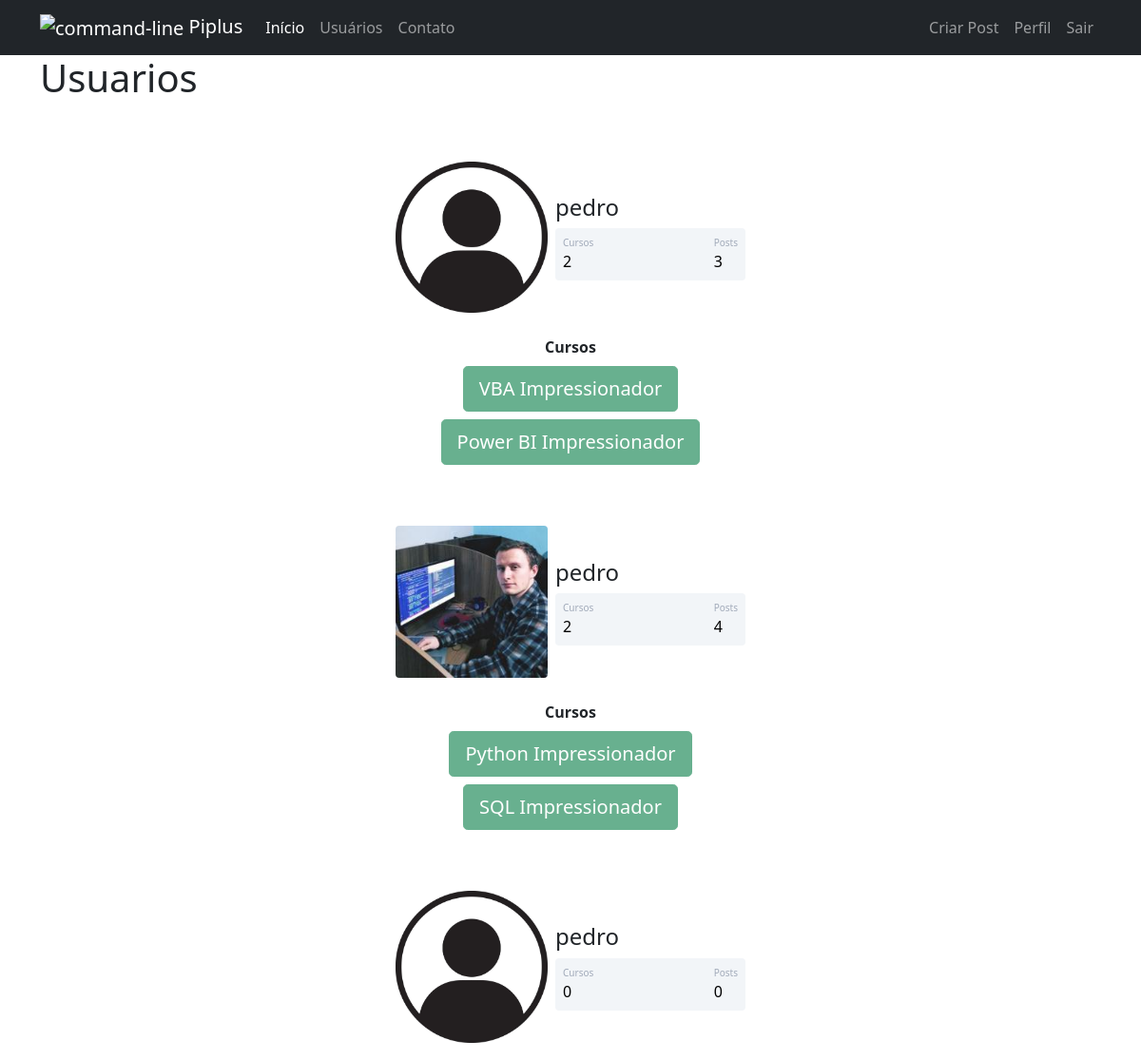
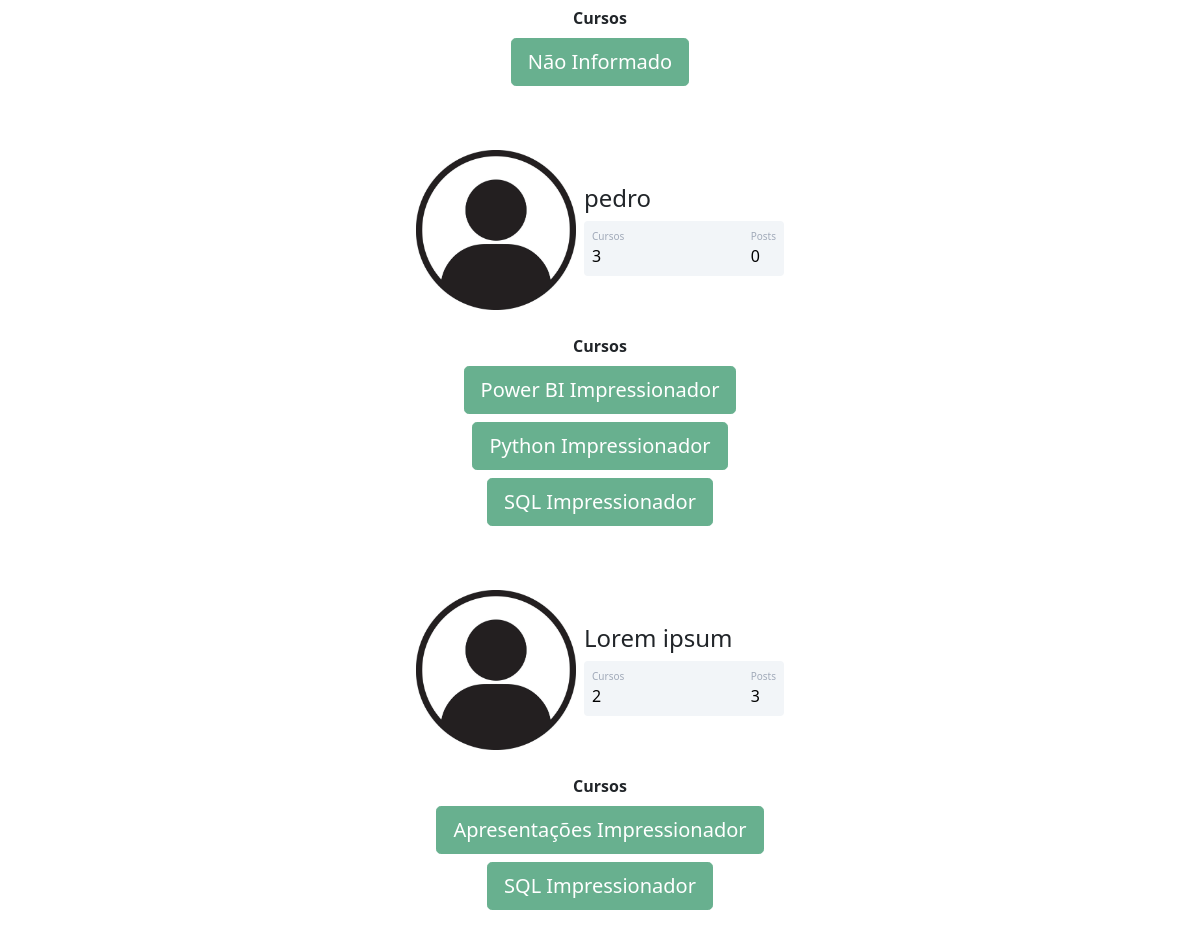
The app's page /usuarios (signed in) with its own data (2 pictures, top to bottom).
### Piplus/models.py (models this page shows)
class Usuario(database.Model, UserMixin):
    id = database.Column(database.Integer, primary_key=True)
    username = database.Column(database.String, nullable=False)
    email = database.Column(database.String, nullable=False, unique=True)
    senha = database.Column(database.String, nullable=False)
    foto_perfil = database.Column(database.String, default='default.jpg')
    posts = database.relationship('Post', backref='autor', lazy=True)
    cursos = database.Column(database.String, nullable=False, default='Não Informado')
    def contar_posts(self):
        return len(self.posts)

### Piplus/routes.py (the view)
@app.route("/usuarios")
@login_required
def usuarios():
    lista_usuarios = Usuario.query.all()
    return render_template('usuarios.html', lista_usuarios=lista_usuarios)

### Piplus/models.py (called while the page is built)
@login_manager.user_loader
def load_usuario(id_usuario):
    return Usuario.query.get(int(id_usuario))

### Piplus/templates/usuarios.html (shortened to what this page needs)
{% extends 'base.html' %}
{% block body %}
    <div class="container">
        <h1>Usuarios</h1>
        {% for usuario in lista_usuarios %}
            <div class="container mt-5 d-flex justify-content-center">
                <div class="card p-3">
                    <div class="d-flex align-items-center">
                        <div class="image pe-2">
                            <img src="{{ url_for("static", filename="fotos_perfil/{}".format(usuario.foto_perfil)) }}" class="rounded" width="160" >
                        </div>
                    <div class="ml-3 w-100">
                    <h4 class="mb-0 mt-0">{{ usuario.username }}</h4>
                    <div class="p-2 mt-2 bg-primary d-flex justify-content-between rounded text-white stats">
                        {% if usuario.cursos == 'Não Informado' %}
                            <div class="d-flex flex-column">
                                <span class="articles">Cursos</span>
                                <span class="number1">0</span>
                            </div>
                        {% else %}
                            <div class="d-flex flex-column">
                                <span class="articles">Cursos</span>
                                <span class="number1">{{ usuario.cursos.count(';') + 1 }}</span>
                            </div>
                        {% endif %}
                        <div class="d-flex flex-column">
                            <span class="followers">Posts</span>
                            <span class="number2">{{ usuario.contar_posts() }}</span>
                        </div>
                    </div>
                    </div>
                    </div>
                </div>
            </div>
            <div class="row justify-content-center">
                <div class="col col-4 mt-2" style="text-align: center;">
                    <strong> Cursos </strong><br>
                    {% for curso in usuario.cursos.split(';') %}
                        <button type="button" class="btn btn-lg btn-success mt-2" disabled>{{ curso }}</button>
                    {% endfor %}
                </div>
            </div>
        {% endfor %}
    </div>
{% endblock %}

### Piplus/templates/base.html (shortened to what this page needs)
<!DOCTYPE html>
<html lang="en">
<head>
    <link href="https://cdn.jsdelivr.net/npm/bootstrap@5.0.2/dist/css/bootstrap.min.css" rel="stylesheet">
    <link rel="stylesheet" type="text/css" href="{{url_for('static', filename='main.css')}}"
    {% block head %}
    {% endblock  %}
</head>
<body class="bg-white">
    {% include  'navbar.html' %}
    {% block body  %}
    {% endblock %}
</body>
</html>

### Piplus/templates/navbar.html (shortened to what this page needs)
<nav class="navbar navbar-expand-lg navbar-dark bg-dark">
    <div class="container-fluid container">
    <a class="navbar-brand" href="{{ url_for('home') }}">
        <img width="48" height="48" src="https://img.icons8.com/color/48/command-line.png" alt="command-line"/>
        Piplus
    </a>
    <div class="collapse navbar-collapse" id="navbarSupportedContent">
        <ul class="navbar-nav me-auto mb-2 mb-lg-0">
        <li class="nav-item">
            <a class="nav-link active" aria-current="page" href="{{ url_for('home') }}">Início</a>
        </li>
        <li class="nav-item">
            <a class="nav-link" href="{{ url_for('usuarios') }}">Usuários</a>
        </li>
        <li class="nav-item">
            <a class="nav-link" href="{{ url_for('contatos') }}">Contato</a>
        </li>
        </ul>
        <ul class="navbar-nav">
            {% if current_user.is_authenticated %}
                <li class="nav-item">
                    <a class="nav-link" href="{{ url_for('criar_post') }}">Criar Post</a>
                </li>
                <li class="nav-item">
                    <a class="nav-link" href="{{ url_for('perfil') }}">Perfil</a>
                </li>
                <li class="nav-item">
                    <a class="nav-link" href="{{ url_for('sair') }}">Sair</a>
                </li>
            {% endif %}
        </ul>
    </div>
    </div>
</nav>

### Piplus/static/main.css (style rules this page uses)
.card { width: 400px; border: none; border-radius: 10px; background-color: #fff; }
.stats { background: #f2f5f8 !important; color: #000 !important; }
.articles { font-size:10px; color: #a1aab9; }
.number1 { font-weight:500; }
.followers { font-size:10px; color: #a1aab9; }
.number2 { font-weight:500; }

### records on screen
Usuario: foto_perfil (placeholder picture), username "pedro", cursos "2", contar_posts "3", curso "VBA Impressionador" "Power BI Impressionador"
Usuario: foto_perfil (picture), username "pedro", cursos "2", contar_posts "4", curso "Python Impressionador" "SQL Impressionador"
Usuario: foto_perfil (placeholder picture), username "pedro", shows "Cursos", contar_posts "0", cursos "Não Informado"
Usuario: foto_perfil (placeholder picture), username "pedro", cursos "3", contar_posts "0", curso "Power BI Impressionador" "Python Impressionador" "SQL Impressionador"
Usuario: foto_perfil (placeholder picture), username "Lorem ipsum", cursos "2", contar_posts "3", curso "Apresentações Impressionador" "SQL Impressionador"
